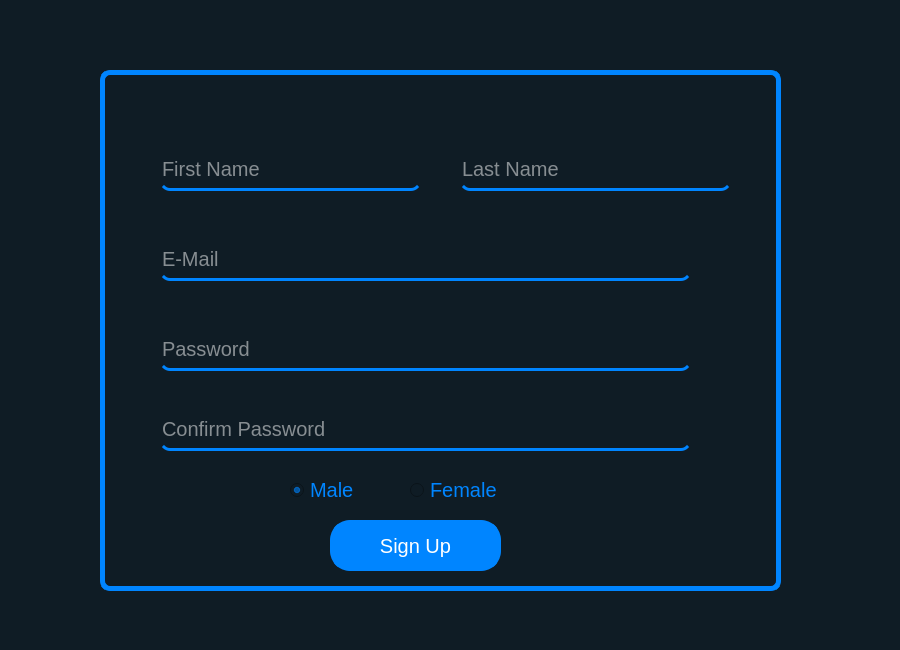
<?xml version="1.0" encoding="UTF-8"?>
<ui version="4.0">
 <class>MainWindow</class>
 <widget class="QMainWindow" name="MainWindow">
  <property name="geometry">
   <rect>
    <x>0</x>
    <y>0</y>
    <width>900</width>
    <height>650</height>
   </rect>
  </property>
  <property name="minimumSize">
   <size>
    <width>900</width>
    <height>650</height>
   </size>
  </property>
  <property name="maximumSize">
   <size>
    <width>900</width>
    <height>650</height>
   </size>
  </property>
  <property name="windowTitle">
   <string>MainWindow</string>
  </property>
  <property name="styleSheet">
   <string notr="true">background-color:#0F1C25;
</string>
  </property>
  <widget class="QWidget" name="centralwidget">
   <widget class="QFrame" name="frame">
    <property name="geometry">
     <rect>
      <x>100</x>
      <y>70</y>
      <width>681</width>
      <height>521</height>
     </rect>
    </property>
    <property name="styleSheet">
     <string notr="true">border: 5px solid #0085FF;
border-radius:10px;
color: white;</string>
    </property>
    <property name="frameShape">
     <enum>QFrame::StyledPanel</enum>
    </property>
    <property name="frameShadow">
     <enum>QFrame::Raised</enum>
    </property>
    <widget class="QLineEdit" name="lineEdit">
     <property name="geometry">
      <rect>
       <x>60</x>
       <y>80</y>
       <width>261</width>
       <height>41</height>
      </rect>
     </property>
     <property name="styleSheet">
      <string notr="true">border:no;
border-bottom: 3px solid #0085FF;
 font-size: 20px;</string>
     </property>
     <property name="placeholderText">
      <string>First Name</string>
     </property>
    </widget>
    <widget class="QLineEdit" name="lineEdit_2">
     <property name="geometry">
      <rect>
       <x>360</x>
       <y>80</y>
       <width>271</width>
       <height>41</height>
      </rect>
     </property>
     <property name="styleSheet">
      <string notr="true">border:no;
border-bottom: 3px solid #0085FF;
 font-size: 20px;</string>
     </property>
     <property name="placeholderText">
      <string>Last Name</string>
     </property>
    </widget>
    <widget class="QLineEdit" name="lineEdit_3">
     <property name="geometry">
      <rect>
       <x>60</x>
       <y>170</y>
       <width>531</width>
       <height>41</height>
      </rect>
     </property>
     <property name="styleSheet">
      <string notr="true">border:no;
border-bottom: 3px solid #0085FF;
 font-size: 20px;</string>
     </property>
     <property name="placeholderText">
      <string>E-Mail</string>
     </property>
    </widget>
    <widget class="QLineEdit" name="lineEdit_4">
     <property name="geometry">
      <rect>
       <x>60</x>
       <y>260</y>
       <width>531</width>
       <height>41</height>
      </rect>
     </property>
     <property name="styleSheet">
      <string notr="true">border:no;
border-bottom: 3px solid #0085FF;
 font-size: 20px;</string>
     </property>
     <property name="echoMode">
      <enum>QLineEdit::Password</enum>
     </property>
     <property name="placeholderText">
      <string>Password</string>
     </property>
    </widget>
    <widget class="QLineEdit" name="lineEdit_5">
     <property name="geometry">
      <rect>
       <x>60</x>
       <y>340</y>
       <width>531</width>
       <height>41</height>
      </rect>
     </property>
     <property name="styleSheet">
      <string notr="true">border:no;
border-bottom: 3px solid #0085FF;
 font-size: 20px;</string>
     </property>
     <property name="echoMode">
      <enum>QLineEdit::Password</enum>
     </property>
     <property name="placeholderText">
      <string>Confirm Password</string>
     </property>
    </widget>
    <widget class="QRadioButton" name="radioButton">
     <property name="geometry">
      <rect>
       <x>190</x>
       <y>410</y>
       <width>95</width>
       <height>20</height>
      </rect>
     </property>
     <property name="styleSheet">
      <string notr="true">border:no;
color:#0085FF;
 font-size: 20px;</string>
     </property>
     <property name="text">
      <string>Male</string>
     </property>
     <property name="checked">
      <bool>true</bool>
     </property>
    </widget>
    <widget class="QRadioButton" name="radioButton_2">
     <property name="geometry">
      <rect>
       <x>310</x>
       <y>410</y>
       <width>95</width>
       <height>20</height>
      </rect>
     </property>
     <property name="styleSheet">
      <string notr="true">border:no;
color:#0085FF;
 font-size: 20px;</string>
     </property>
     <property name="text">
      <string>Female</string>
     </property>
    </widget>
    <widget class="QPushButton" name="pushButton">
     <property name="geometry">
      <rect>
       <x>230</x>
       <y>450</y>
       <width>171</width>
       <height>51</height>
      </rect>
     </property>
     <property name="styleSheet">
      <string notr="true">QPushButton#pushButton{
 font-size: 20px;
background-color:#0085FF;
border-radius:20px;
}

QPushButton#pushButton:hover{
background-color:lightblue;
}

QPushButton#pushButton:pressed{
background-color:#0085FF;

}</string>
     </property>
     <property name="text">
      <string>Sign Up</string>
     </property>
    </widget>
   </widget>
  </widget>
  <widget class="QStatusBar" name="statusbar"/>
 </widget>
 <resources/>
 <connections/>
</ui>
